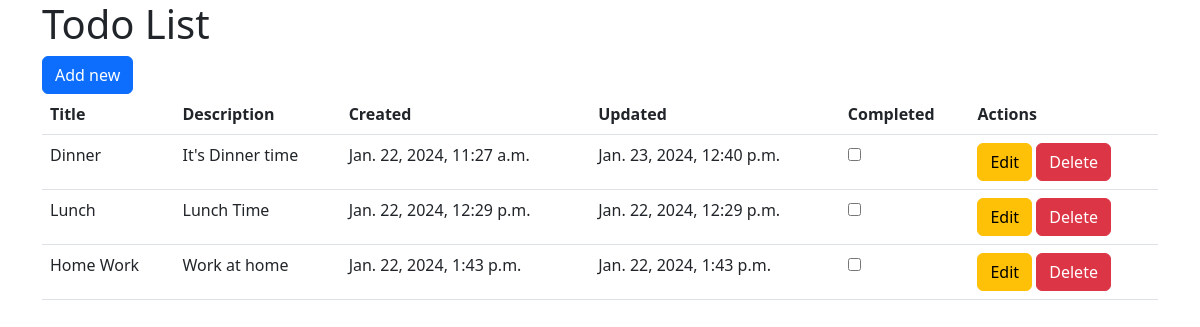
The page / on the database its author committed.
### tasks/models.py (models this page shows, shortened)
class Task(models.Model):
    title = models.CharField(max_length=200)
    description = models.CharField(max_length=200)
    checked = models.BooleanField(default=False)
    created = models.DateTimeField(auto_now_add=True)
    updated = models.DateTimeField(auto_now=True)

### tasks/views.py (the view)
# urls.py: path('', views.index, name='index'),
def index(request):
    tasks = Task.objects.all()
    form = CreateTask()
    if request.method == 'POST':
        form = CreateTask(request.POST)
        if form.is_valid():
            form.save()
            return redirect("/")
    context = {'tasks': tasks, 'form': form}
    return render(request,'tasks/index.html', context)

### tasks/forms.py
class CreateTask(forms.ModelForm):
    class Meta:
        model = Task
        fields = '__all__'

### tasks/templates/tasks/index.html (shortened to what this page needs)
<!DOCTYPE html>
<html>
  <head>
    <link rel="stylesheet" href="https://cdn.jsdelivr.net/npm/bootstrap@5.3.0/dist/css/bootstrap.min.css">
  </head>
  <body>
    <div class="container">
      <h1>Todo List</h1>
      <a href="{% url 'upload' %}" class="btn btn-primary">Add new</a>
      <table class="table">
        <thead>
          <tr>
            <th>Title</th>
            <th>Description</th>
            <th>Created</th>
            <th>Updated</th>
            <th>Completed</th>
            <th>Actions</th>
          </tr>
        </thead>
        <tbody>
          <form method="POST" action="#">
          {% for task in tasks %}
            <tr>
              <td>{{ task.title }}</td>
              <td>{{ task.description }}</td>
              <td>{{ task.created }}</td>
              <td>{{ task.updated }}</td>
              <td><input type="checkbox" name="checked" value="{{ task.checked }}" {% if task.checked %}checked{% endif %}></td>
              <td>
                <a href="{% url 'update' task.id %}" class="btn btn-warning">Edit</a>
                <a href="{% url 'delete' task.id %}" class="btn btn-danger">Delete</a>
              </td>
            </tr>
          {% endfor %}
        </form>
        </tbody>
      </table>
    </div>
  </body>
</html>

### rows shown on the page
Task: title "Dinner", description "It's Dinner time", created "Jan. 22, 2024, 11:27 a.m.", updated "Jan. 23, 2024, 12:40 p.m."
Task: title "Lunch", description "Lunch Time", created "Jan. 22, 2024, 12:29 p.m.", updated "Jan. 22, 2024, 12:29 p.m."
Task: title "Home Work", description "Work at home", created "Jan. 22, 2024, 1:43 p.m.", updated "Jan. 22, 2024, 1:43 p.m."
